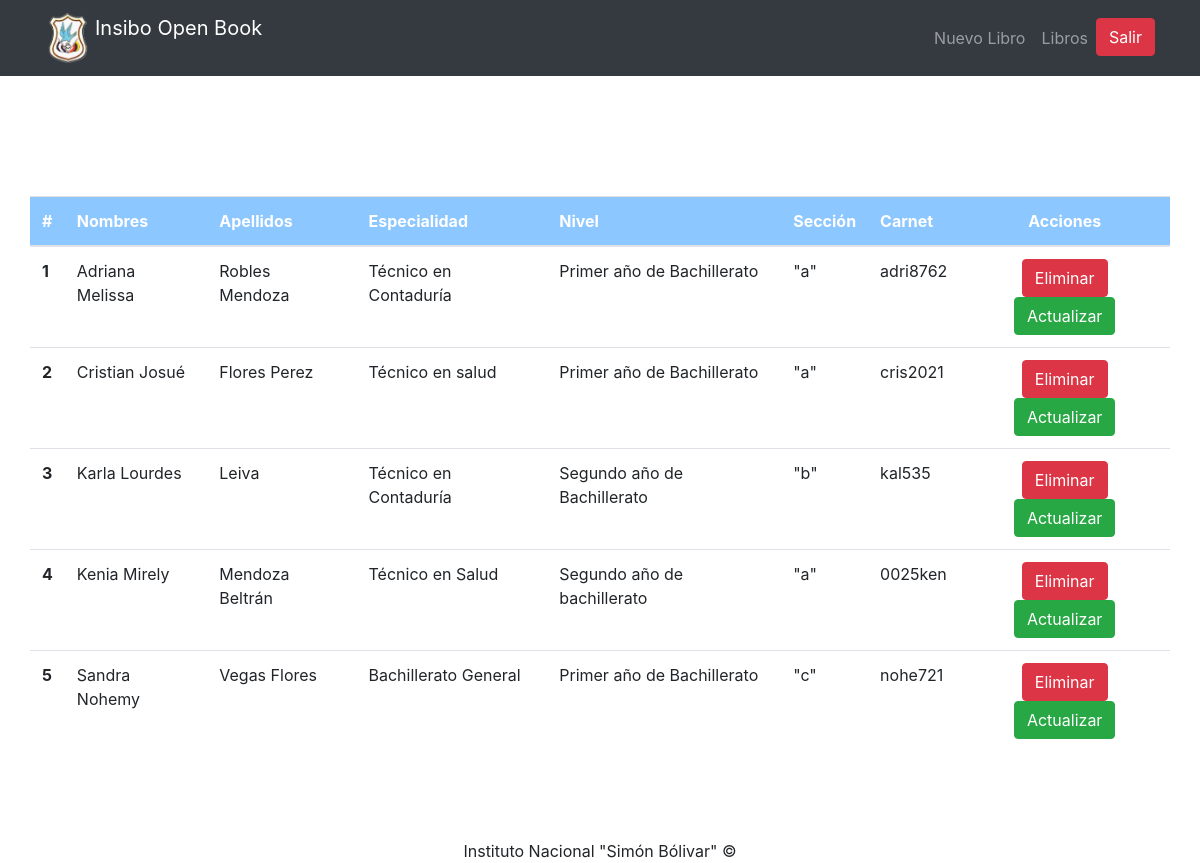
Page /proyectopoo/formularios/mostrarUsuarios.php on the committed database.
### tables this page shows
CREATE TABLE `registro` (
  `id_Usuario` int(11) NOT NULL,
  `nombre_usuario` varchar(25) NOT NULL,
  `nombres` varchar(50) NOT NULL,
  `apellidos` varchar(50) NOT NULL,
  `especialidad` varchar(40) NOT NULL,
  `nivel` varchar(50) NOT NULL,
  `seccion` varchar(3) NOT NULL,
  `carnet` varchar(10) NOT NULL
);

### proyectopoo/formularios/mostrarUsuarios.php (the view, shortened to what this page needs)
<!DOCTYPE html>
<html lang="en">
<head>
  <link rel="stylesheet" href="../css/style.css">
  <link rel="stylesheet" href="../css/bootstrap.css">
</head>
<body>
  <nav class="navbar navbar-expand-sm navbar-dark bg-dark">
      <div class="container">
          <a class="navbar-brand" href="#">
    <img src="../imagenes/Insibo.png" width="50" height="50" class="d-inline-block align-top" alt="">Insibo Open Book
  </a>
      <div class="collapse navbar-collapse" id="navMenu">
        <ul class="navbar-nav ml-auto mt-2 mt-lg-0">
          <li class="nav-item">
            <a class="nav-link" href="IngresarLibro.php">Nuevo Libro</a>
          </li>
          <li class="nav-item">
            <a class="nav-link" href="mostrarLibros.php">Libros</a>
          </li>
          <li class="nav-item">
            <a class="btn btn-danger" href="Sesion.php">Salir</a>
          </li>
        </ul>
      </div>
      </div>
    </nav>
<br><br><br><br><br>
<div class="container">
<div class="row">
<table class="table table-hover">
  <thead style="background: dodgerblue; opacity: 0.5; color: white">
    <tr>
      <th scope="col">#</th>
      <th scope="col">Nombres</th>
      <th scope="col">Apellidos</th>
      <th scope="col">Especialidad</th>
      <th scope="col">Nivel</th>
      <th scope="col">Sección</th>
      <th scope="col">Carnet</th>
      <th scope="col" class="text-center">Acciones</th>
    </tr>
  </thead>
  <tbody>
    <?php
       include 'conexion.php';
       $sql="SELECT * FROM registro";
       $resultado = mysqli_query($conexion,$sql);
        while ( $fila = mysqli_fetch_array($resultado) ) {
    ?>
    <tr>
      <th scope="row"><?php echo $fila['id_Usuario']; ?></th>
      <td><?php echo $fila['nombres']; ?></td>
      <td><?php echo $fila['apellidos']; ?></td>
      <td><?php echo $fila['especialidad']; ?></td>
      <td><?php echo $fila['nivel']; ?></td>
      <td><?php echo $fila['seccion']; ?></td>
      <td><?php echo $fila['carnet']; ?></td>
      <td class="text-center">
        <a href="eliminarusuario.php?cod=<?php echo $fila['id_Usuario']; ?>" class="btn btn-danger">Eliminar</a>
        <a href="actualizarusuario.php?cod=<?php echo $fila['id_Usuario']; ?>" class="btn btn-success">Actualizar</a>
      </td>
    </tr>
    <?php
       }
     ?>
  </tbody>
</table>
</div>
</div>
 <br><br><br>
 <footer class="text-center">
  Instituto Nacional "Simón Bólivar" &copy
 </footer>
</body>
</html>

### rows in the picture
registro: id_Usuario "1", nombres "Adriana Melissa", apellidos "Robles Mendoza", especialidad "Técnico en Contaduría", nivel "Primer año de Bachillerato", seccion "\"a\"", carnet "adri8762"
registro: id_Usuario "2", nombres "Cristian Josué", apellidos "Flores Perez", especialidad "Técnico en salud", nivel "Primer año de Bachillerato", seccion "\"a\"", carnet "cris2021"
registro: id_Usuario "3", nombres "Karla Lourdes", apellidos "Leiva", especialidad "Técnico en Contaduría", nivel "Segundo año de Bachillerato", seccion "\"b\"", carnet "kal535"
registro: id_Usuario "4", nombres "Kenia Mirely", apellidos "Mendoza Beltrán", especialidad "Técnico en Salud", nivel "Segundo año de bachillerato", seccion "\"a\"", carnet "0025ken"
registro: id_Usuario "5", nombres "Sandra Nohemy", apellidos "Vegas Flores", especialidad "Bachillerato General", nivel "Primer año de Bachillerato", seccion "\"c\"", carnet "nohe721"
